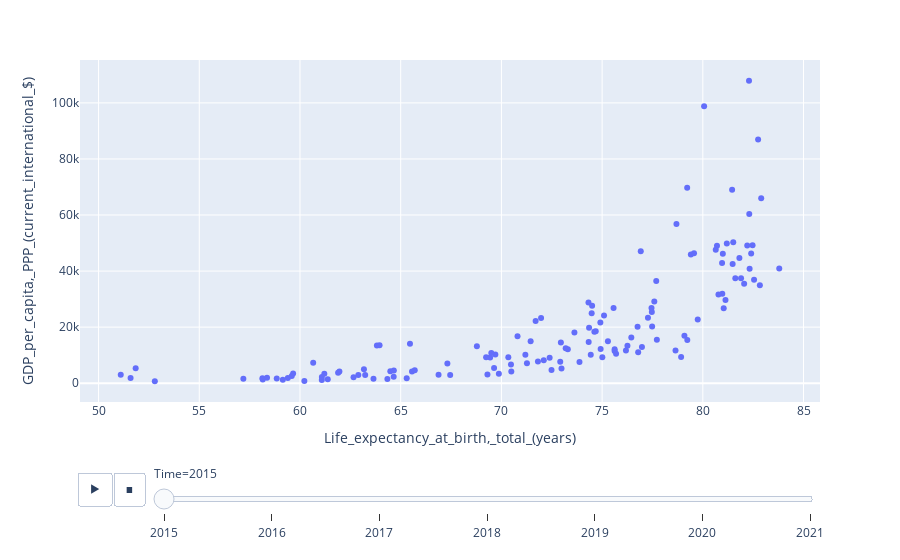

Write notebook code for a chart like this one.
### Code cell
# create sample chart from data
fig = px.scatter(mergedData, x="Life_expectancy_at_birth,_total_(years)", y="GDP_per_capita,_PPP_(current_international_$)", animation_frame="Time", hover_name="Country_Name" )
fig.show()

### Figure 1 — Plotly figure (JSON) as saved in the notebook; plotly's stock layout.template omitted (floating-point values rounded to 4 significant figures; data arrays with more than 128 entries replaced by an {"elided": "..."} marker saying what was removed)
{"data": [{"hovertemplate": "<b>%{hovertext}</b><br><br>Time=2015<br>Life_expectancy_at_birth,_total_(years)=%{x}<br>GDP_per_capita,_PPP_(current_international_$)=%{y}<extra></extra>", "hovertext": {"elided": "135 str values"}, "legendgroup": "", "marker": {"color": "#636efa", "symbol": "circle"}, "mode": "markers", "name": "", "orientation": "v", "showlegend": false, "type": "scatter", "x": {"elided": "135 float values"}, "xaxis": "x", "y": {"elided": "135 float values"}, "yaxis": "y"}], "layout": {"legend": {"tracegroupgap": 0}, "margin": {"t": 60}, "sliders": [{"active": 0, "currentvalue": {"prefix": "Time="}, "len": 0.9, "pad": {"b": 10, "t": 60}, "steps": [{"args": [["2015"], {"frame": {"duration": 0, "redraw": false}, "fromcurrent": true, "mode": "immediate", "transition": {"duration": 0, "easing": "linear"}}], "label": "2015", "method": "animate"}, {"args": [["2016"], {"frame": {"duration": 0, "redraw": false}, "fromcurrent": true, "mode": "immediate", "transition": {"duration": 0, "easing": "linear"}}], "label": "2016", "method": "animate"}, {"args": [["2017"], {"frame": {"duration": 0, "redraw": false}, "fromcurrent": true, "mode": "immediate", "transition": {"duration": 0, "easing": "linear"}}], "label": "2017", "method": "animate"}, {"args": [["2018"], {"frame": {"duration": 0, "redraw": false}, "fromcurrent": true, "mode": "immediate", "transition": {"duration": 0, "easing": "linear"}}], "label": "2018", "method": "animate"}, {"args": [["2019"], {"frame": {"duration": 0, "redraw": false}, "fromcurrent": true, "mode": "immediate", "transition": {"duration": 0, "easing": "linear"}}], "label": "2019", "method": "animate"}, {"args": [["2020"], {"frame": {"duration": 0, "redraw": false}, "fromcurrent": true, "mode": "immediate", "transition": {"duration": 0, "easing": "linear"}}], "label": "2020", "method": "animate"}, {"args": [["2021"], {"frame": {"duration": 0, "redraw": false}, "fromcurrent": true, "mode": "immediate", "transition": {"duration": 0, "easing": "linear"}}], "label": "2021", "method": "animate"}], "x": 0.1, "xanchor": "left", "y": 0, "yanchor": "top"}], "updatemenus": [{"buttons": [{"args": [null, {"frame": {"duration": 500, "redraw": false}, "fromcurrent": true, "mode": "immediate", "transition": {"duration": 500, "easing": "linear"}}], "label": "&#9654;", "method": "animate"}, {"args": [[null], {"frame": {"duration": 0, "redraw": false}, "fromcurrent": true, "mode": "immediate", "transition": {"duration": 0, "easing": "linear"}}], "label": "&#9724;", "method": "animate"}], "direction": "left", "pad": {"r": 10, "t": 70}, "showactive": false, "type": "buttons", "x": 0.1, "xanchor": "right", "y": 0, "yanchor": "top"}], "xaxis": {"anchor": "y", "domain": [0, 1], "title": {"text": "Life_expectancy_at_birth,_total_(years)"}}, "yaxis": {"anchor": "x", "domain": [0, 1], "title": {"text": "GDP_per_capita,_PPP_(current_international_$)"}}}}
